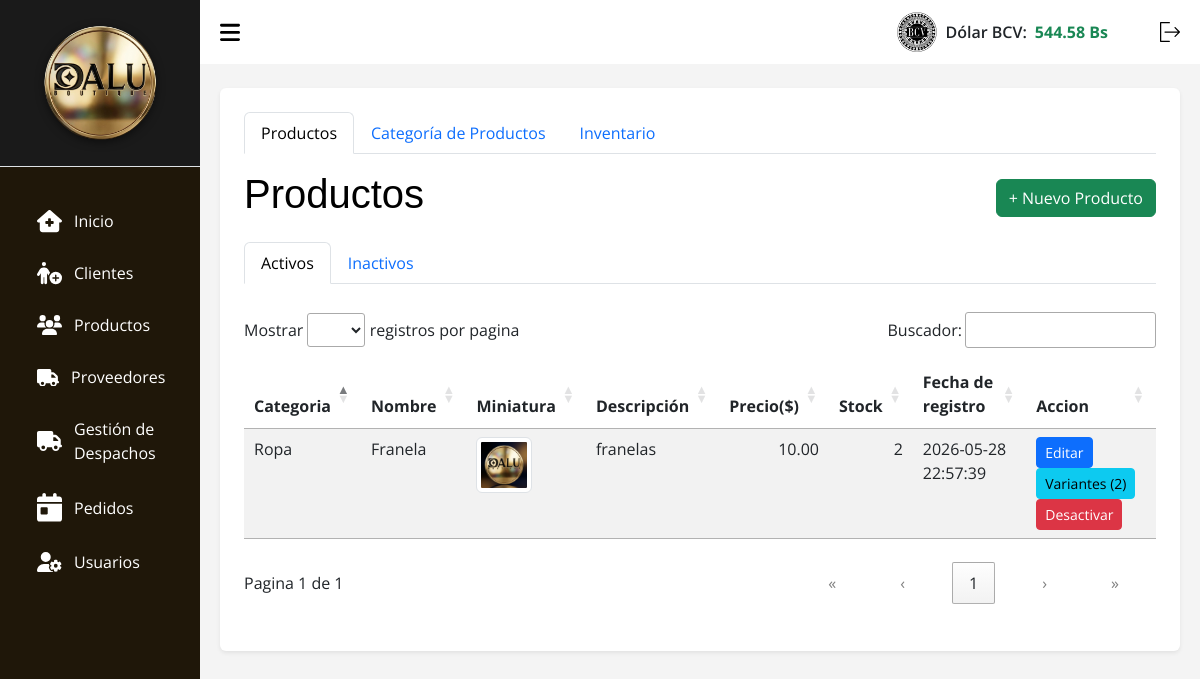
The page /index.php?c=Productos (signed in) on the database as committed earlier.
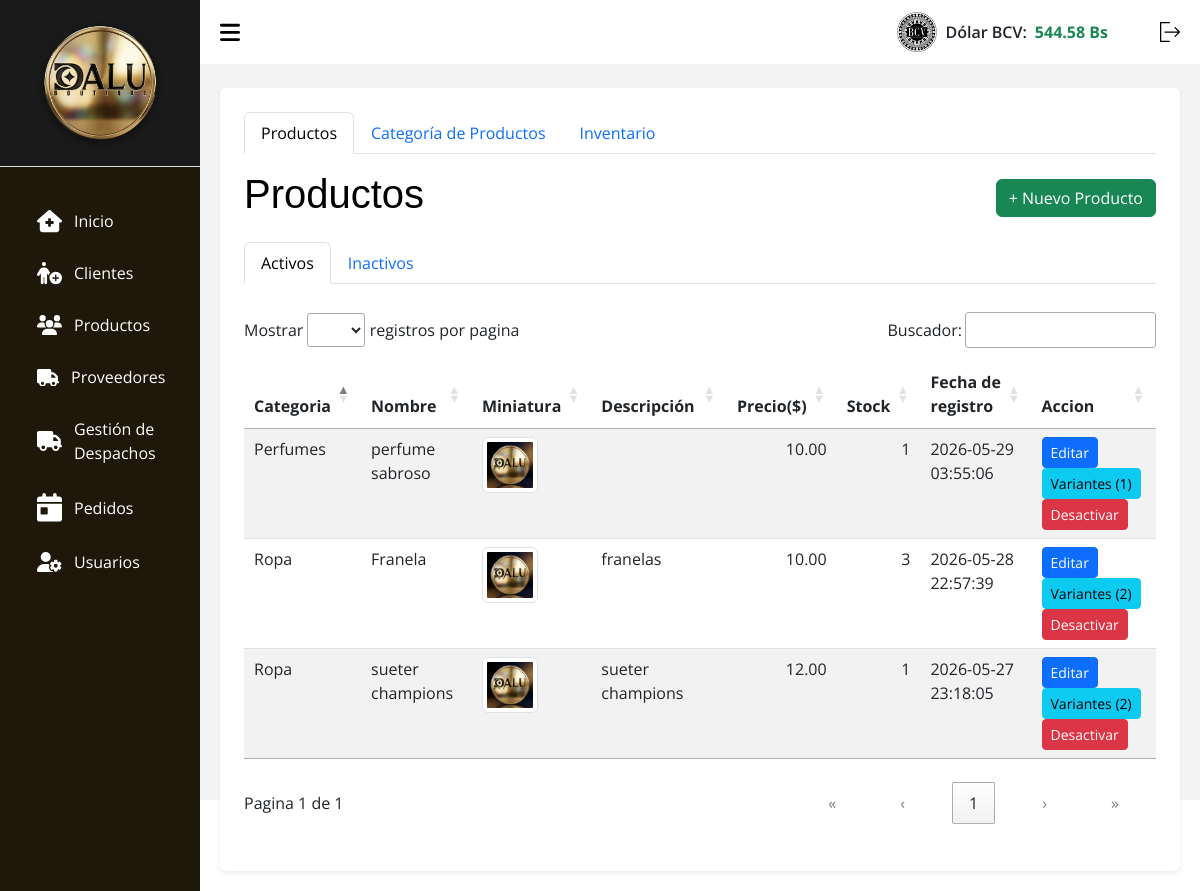
The same page on the database as committed later.
### tables this page shows
CREATE TABLE `tasa` (
  `id` int(11) NOT NULL,
  `valor` decimal(10,2) NOT NULL,
  `fecha_actualizacion` datetime NOT NULL DEFAULT current_timestamp()
);

CREATE TABLE `productos` (
  `id` int(11) NOT NULL,
  `id_categoria` int(11) NOT NULL,
  `nombre` varchar(150) NOT NULL,
  `descripcion` text DEFAULT NULL,
  `precio_venta` decimal(10,2) NOT NULL,
  `precio_oferta` decimal(10,2) DEFAULT NULL,
  `stock_total` int(11) NOT NULL DEFAULT 0,
  `stock_minimo` int(11) DEFAULT 3,
  `marca` varchar(50) DEFAULT NULL,
  `imagen_principal` varchar(255) DEFAULT NULL,
  `activo` tinyint(1) DEFAULT 1,
  `ventas_totales` int(11) DEFAULT 0,
  `fecha_registro` timestamp NOT NULL DEFAULT current_timestamp()
);

CREATE TABLE `categorias` (
  `id` int(11) NOT NULL,
  `nombre` varchar(100) NOT NULL,
  `descripcion` text DEFAULT NULL,
  `fecha_registro` timestamp NOT NULL DEFAULT current_timestamp(),
  `activo` tinyint(1) NOT NULL DEFAULT 1
);

### src/Models/Conexion.php (called while the page is built, shortened)
<?php
    class Conexion extends PDO {
        function __construct() {
            $servername = "localhost";
            $username = "root";
            $password = "";
            $dbname = "tiendadalu";
        }
    }

### src/Models/Tasa.php (called while the page is built, shortened)
<?php
class Tasa {
    private $db;
    public function __construct() {
        $this->db = new Conexion();
    }
    public function getLatest() {
        try {
            $stmt = $this->db->prepare("SELECT * FROM tasa ORDER BY id DESC LIMIT 1");
            $stmt->execute();
            return $stmt->fetch(PDO::FETCH_ASSOC);
        } catch (PDOException $e) {
            return false;
        }
    }
}

### src/Models/Productos.php (called while the page is built, shortened)
<?php
class Productos extends Conexion {
    public function search() {
        $sql = "SELECT
                    p.*,
                    c.nombre AS categoria_nombre,
                    (SELECT COUNT(*) FROM producto_variantes WHERE id_producto = p.id AND activo = 1) as total_variantes
                FROM productos p
                JOIN categorias c ON p.id_categoria = c.id
                WHERE p.activo = 1
                ORDER BY p.fecha_registro DESC";
        $stmt = $this->prepare($sql);
        $stmt->execute();
        return $stmt->fetchAll(PDO::FETCH_ASSOC);
    }
}

### src/Views/V_Productos.php (the view, shortened to what this page needs)
<!DOCTYPE html>
<html lang="es">
<head>
    <link rel="stylesheet" href="assets/css/css.css">
    <link rel="stylesheet" href="assets/css/tabla.css">
    <link rel="stylesheet" href="assets/css/header.css">
    <link rel="stylesheet" href="assets/bootstrap.min.css">
    <link rel="stylesheet" href="assets/DataTablet/datatables.css">
</head>
<body>
    <?php require_once __DIR__ . "/../Views/layout/header.php"; ?>
    <main>
        <div class="container bg-white p-4 rounded shadow-sm">
            <ul class="nav nav-tabs mb-3" id="mainTabs" role="tablist">
                <li class="nav-item">
                    <button class="nav-link active" id="tab-productos" data-bs-toggle="tab" data-bs-target="#productos"
                        type="button">Productos</button>
                </li>
                <li class="nav-item">
                    <button class="nav-link" id="tab-categorias" data-bs-toggle="tab" data-bs-target="#categorias"
                        type="button">Categoría de Productos</button>
                </li>
                <li class="nav-item">
                    <button class="nav-link" id="tab-inventario" data-bs-toggle="tab" data-bs-target="#inventario"
                        type="button">Inventario</button>
                </li>
            </ul>
            <div class="tab-content">
                <div class="tab-pane fade show active" id="productos">
                    <div class="d-flex justify-content-between align-items-center mb-3">
                        <h1 class="titulo text-black">Productos</h1>
                        <button class="btn btn-success" data-bs-toggle="modal" data-bs-target="#modalAgregar">+ Nuevo
                        Producto</button>
                    </div>
                    <ul class="nav nav-tabs mb-3" id="productoTabs" role="tablist">
                        <li class="nav-item">
                            <button class="nav-link active" id="activos-tab" data-bs-toggle="tab" data-bs-target="#activos"
                                type="button">Activos</button>
                        </li>
                        <li class="nav-item">
                            <button class="nav-link" id="inactivos-tab" data-bs-toggle="tab" data-bs-target="#inactivos"
                                type="button">Inactivos</button>
                        </li>
                    </ul>
                    <div class="tab-content">
                        <div class="tab-pane fade show active" id="activos">
                            <div class="table-responsive">
                                <table id="tablaActivos" class="table-DT table table-striped">
                                    <thead>
                                        <tr>
                                            <th scope="col">Categoria</th>
                                            <th scope="col">Nombre</th>
                                            <th scope="col">Miniatura</th>
                                            <th scope="col">Descripción</th>
                                            <th scope="col">Precio($)</th>
                                            <th scope="col">Stock</th>
                                            <th scope="col">Fecha de registro</th>
                                            <th scope="col">Accion</th>
                                        </tr>
                                    </thead>
                                    <tbody>
                                        <?php foreach ($productos as $p): ?>
                                        <tr>
                                            <td><?php echo $p['categoria_nombre'] ?? $p['categoria']; ?></td>
                                            <td><?php echo $p['nombre']; ?></td>
                                            <td>
                                                <?php $thumb = !empty($p['imagen_principal']) ? $p['imagen_principal'] : 'assets/img/products/default.jpeg'; ?>
                                                <img src="<?= htmlspecialchars($thumb) ?>" alt="miniatura" class="img-thumbnail product-thumb" style="width:56px;height:56px;object-fit:cover;cursor:pointer;" data-src="<?= htmlspecialchars($thumb) ?>" />
                                            </td>
                                            <td><?php echo $p['descripcion']; ?></td>
                                            <td><?php echo $p['precio_venta'] ?? $p['precio']; ?></td>
                                            <td><?php echo $p['stock_total'] ?? ($p['stock_total'] ?? 0); ?></td>
                                            <td><?php echo $p['fecha_registro']; ?></td>
                                            <td>
                                                <button class="btn btn-sm btn-primary" data-bs-toggle="modal"
                                                    data-bs-target="#modalEditar<?= $p['id'] ?>">Editar</button>
                                                <button type="button" class="btn btn-sm btn-info view-variants-btn" data-id="<?= $p['id'] ?>">Variantes (<?= $p['total_variantes'] ?? 0 ?>)</button>
                                                <button type="button" class="btn btn-sm btn-danger" data-bs-toggle="modal"
                                                    data-bs-target="#modalConfirmarEliminar<?= $p['id'] ?>">Desactivar</button>
                                            </td>
                                        </tr>
                                        <?php endforeach; ?>
                                    </tbody>
                                </table>
                            </div>
                        </div>
                    </div>
                </div>
            </div>
        </div>
    </main>
    </body>
    </html>

### index.php (shortened to what this page needs)
<?php
$ruta = isset($_GET['c']) ? $_GET['c'] : "home/view";
$partes = explode("/", $ruta);
$controlador = "C" . ucfirst(strtolower($partes[0]));
$archivoControlador = __DIR__ . "/src/Controllers/" . $controlador . ".php";
if (file_exists($archivoControlador)) {
    require_once $archivoControlador;
} else {
    require_once __DIR__ . '/src/Views/errors/404.php';
}
?>

### src/Controllers/CProductos.php (shortened to what this page needs)
<?php
$accion = $_GET['accion'] ?? $_POST['accion'] ?? 'view';
switch($accion) {
    case "view":
        $productoModel = new Productos();
        $productos = $productoModel->search();
        require_once __DIR__ . "/../Views/V_Productos.php";
        break;
}

### src/Views/layout/header.php (shortened to what this page needs)
<?php
$tasaModel_header = new Tasa();
$tasaActual_header = $tasaModel_header->getLatest();
$tasaValor = $tasaActual_header ? number_format((float)$tasaActual_header['valor'], 2) : '0.00';
?>
<section id="sidebar">
  <div class="sidebar-heading border-bottom p-3" style="background-color: #1a1a1a; text-align: center;">
    <img src="assets/img/dalulisto.png" style="max-width: 80%; height: auto; filter: drop-shadow(0px 2px 4px rgba(0,0,0,0.5));" alt="Logo Dalu">
  </div>
  <ul class="side-menu">
    <li class="nav-item m-1 fs-6">
      <a class="nav-link active" aria-current="page" href="?c=Home">
        Inicio</a>
    </li>
    <li class="nav-item m-1 fs-6">
      <a class="nav-link" href="?c=Clientes">
        Clientes
      </a>
    </li>
    <li class="nav-item m-1 fs-6">
      <a class="nav-link" href="?c=Productos">
        Productos
      </a>
    </li>
    <li class="nav-item m-1 fs-6">
      <a class="nav-link" href="?c=Proveedores">
        Proveedores
      </a>
    </li>
<li class="nav-item m-1 fs-6">
      <a class="nav-link" href="?c=Despacho">
          Gestión de
          <br>
          Despachos
      </a>
    </li>
    <li class="nav-item m-1 fs-6">
      <a class="nav-link" href="?c=Pedidos">
        Pedidos
      </a>
    </li>
    <li class="nav-item  m-1 fs-6">
      <a class="nav-link" href="?c=Usuarios">
        Usuarios
      </a>
    </li>
  </ul>
</section>
<section id="content">
  <nav>
    <div class="d-flex align-items-center ms-auto me-4" id="bcvDiv" style="cursor:pointer;" data-bs-toggle="modal" data-bs-target="#modalTasa">
        <img class="img-bcv me-2" src="assets/img/bcv2.png" alt="BCV" width="40">
        <span class="text-dark fw-semibold me-2">Dólar BCV:</span>
        <span class="text-success fw-bold" id="Dolar_bcv"><?= htmlspecialchars($tasaValor) ?> Bs</span>
    </div>
    <form action="index.php?c=login&a=Logout" method="POST">
      <button type="submit" style="background: none; border: none; cursor: pointer;">
      </button>
    </form>
  </nav>

### assets/css/css.css (style rules this page uses)
* { margin: 0; padding: 0; text-decoration: none; box-sizing: border-box; font-family: 'Segoe UI', Tahoma, Geneva, Verdana, sans-serif; }
body { font-family: Arial, Helvetica, sans-serif; height: 100vh; display: flex; flex-wrap: nowrap; background: #9794942c; }
main { width: 100%; padding: 24px 20px 20px 20px; }

### assets/css/tabla.css (style rules this page uses)
.titulo { color: #0508c7; font-family: Impact, Haettenschweiler, 'Arial Narrow Bold', sans-serif; }
.table { border-radius: 10px; }

### assets/css/header.css (style rules this page uses)
* { font-family: 'Open Sans', sans-serif; margin: 0; padding: 0; box-sizing: border-box; }
:root { --grey: #F1F0F6; --dark-grey: #2610a1be; --light: #fff; --dark: #000; --green: #81D43A; --light-green: #E3FFCB; --blue: #1775F1; --light-blue: #D0E4FF; --dark-blue: #0C5FCD; --red: #FC3B56; }
li { list-style: none; }
#sidebar { position: fixed; max-width: 200px; width: 100%; background: var(--light); top: 0; left: 0; height: 100%; overflow-y: auto; scrollbar-width: none; transition: all .3s ease; background-color: #1f1709; z-index: 200; }
#sidebar .icon { min-width: 22px; display: flex; justify-content: center; align-items: center; margin-right: 12px; }
#sidebar .side-menu { margin: 30px 0; padding: 0 18px; transition: all .3s ease; }
#sidebar .side-menu a { display: flex; align-items: center; font-size: 16px; color: var(--light); padding: 12px 16px 12px 0; border-radius: 20px; margin: 4px 0; white-space: nowrap; }
#content { position: relative; width: calc(100% - 200px); left: 200px; transition: all .3s ease; background-color: #49494a0f; }
nav { background: var(--light); height: 64px; padding: 0 20px; display: flex; align-items: center; grid-gap: 28px; position: sticky; top: 0; left: 0; z-index: 100; justify-content: space-between; }
nav .toggle-sidebar { font-size: 18px; cursor: pointer; }
svg { width: 20px; cursor: pointer; }
.icon { margin-left: 15px; align-items: baseline; width: 25px; transition: 1.3s; }

### assets/DataTablet/datatables.css (style rules this page uses)
:root { --dt-row-selected: 13, 110, 253; --dt-row-selected-text: 255, 255, 255; --dt-row-selected-link: 9, 10, 11; --dt-row-stripe: 0, 0, 0; --dt-row-hover: 0, 0, 0; --dt-column-ordering: 0, 0, 0; --dt-html-background: white; }
table.dataTable thead > tr > th.dt-orderable-asc, table.dataTable thead > tr > th.dt-orderable-desc, table.dataTable thead > tr > th.dt-ordering-asc, table.dataTable thead > tr > th.dt-ordering-desc, table.dataTable thead > tr > td.dt-orderable-asc, table.dataTable thead > tr > td.dt-orderable-desc, table.dataTable thead > tr > td.dt-ordering-asc, table.dataTable thead > tr > td.dt-ordering-desc { position: relative; padding-right: 30px; }
table.dataTable thead > tr > th.dt-orderable-asc, table.dataTable thead > tr > th.dt-orderable-desc, table.dataTable thead > tr > td.dt-orderable-asc, table.dataTable thead > tr > td.dt-orderable-desc { cursor: pointer; }
table.dataTable th, table.dataTable td { box-sizing: border-box; }
table.dataTable th.dt-type-numeric, table.dataTable th.dt-type-date, table.dataTable td.dt-type-numeric, table.dataTable td.dt-type-date { text-align: right; }
table.dataTable thead th, table.dataTable thead td, table.dataTable tfoot th, table.dataTable tfoot td { text-align: left; }
table.dataTable { width: 100%; margin: 0 auto; border-spacing: 0; }
table.dataTable thead th, table.dataTable tfoot th { font-weight: bold; }
table.dataTable > thead > tr > th, table.dataTable > thead > tr > td { padding: 10px; border-bottom: 1px solid rgba(0, 0, 0, 0.3); }
table.dataTable > tbody > tr { background-color: transparent; }
table.dataTable > tbody > tr:first-child > * { border-top: none; }
table.dataTable > tbody > tr:last-child > * { border-bottom: none; }
table.dataTable > tbody > tr > th, table.dataTable > tbody > tr > td { padding: 8px 10px; }
div.dt-container div.dt-layout-full > *:only-child { margin-left: auto; margin-right: auto; }
div.dt-container.dt-empty-footer tbody > tr:last-child > * { border-bottom: 1px solid rgba(0, 0, 0, 0.3); }

Rows that differ between the two databases and show on the page:
added productos: id_categoria.nombre "Perfumes", nombre "perfume sabroso", precio_venta "10.00", stock_total "1", fecha_registro "2026-05-29 03:55:06", total_variantes "1"
changed productos "Franela": stock_total "2" → "3"
now on this page (row edited): productos: id_categoria.nombre "Ropa", nombre "sueter champions", descripcion "sueter champions", precio_venta "12.00", stock_total "1", fecha_registro "2026-05-27 23:18:05", total_variantes "2"
